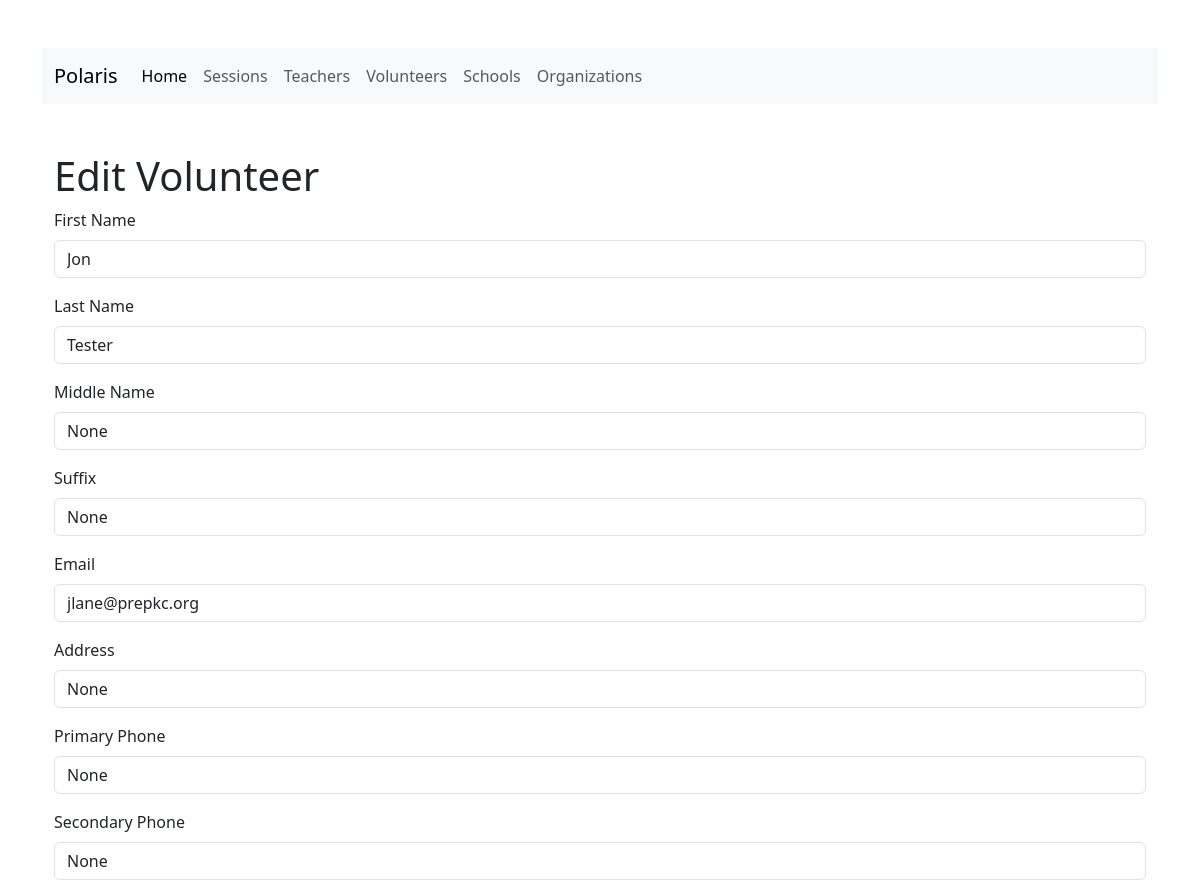
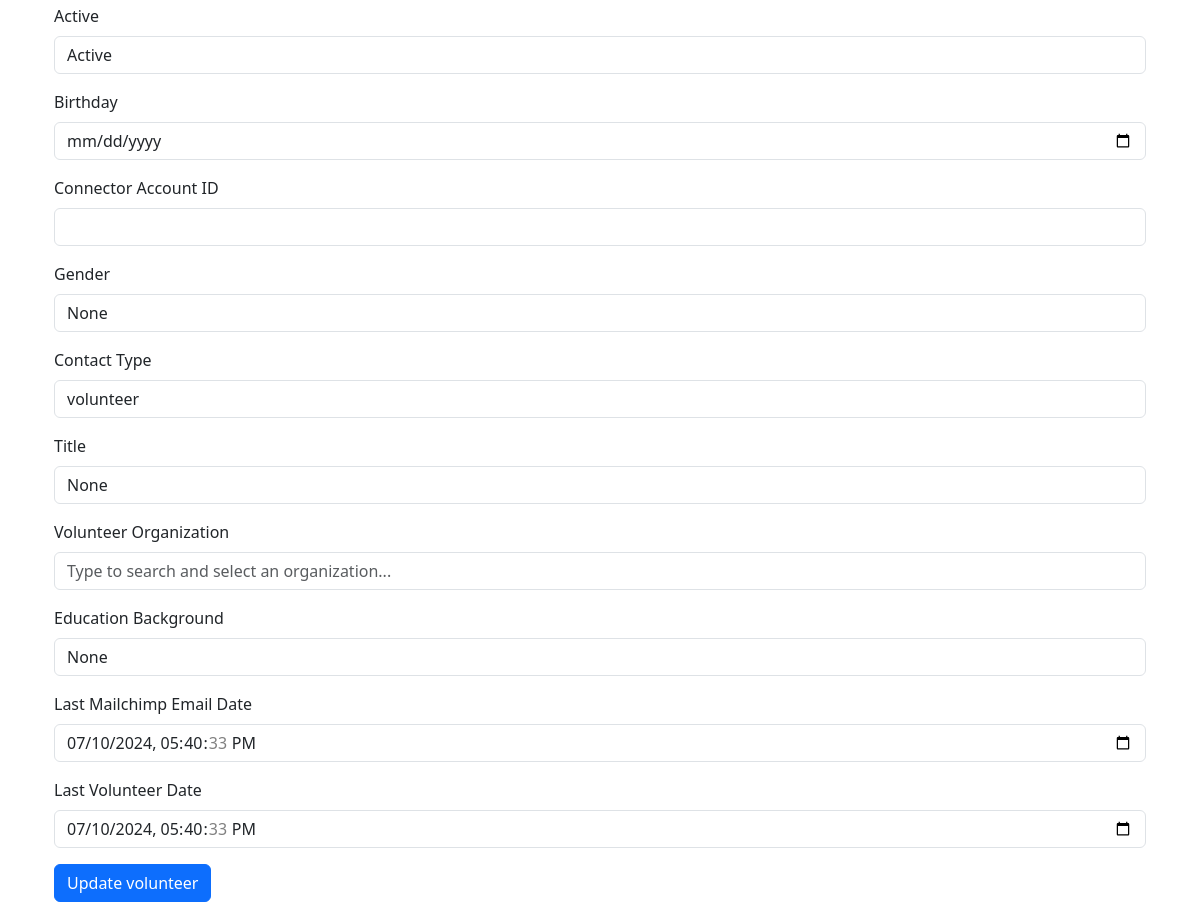
The page /edit-volunteer?volunteer_id=1 on the database its author committed (2 pictures, top to bottom).
### app/models.py (models this page shows, shortened)
class Base(db.Model):
    __abstract__ = True
    created_at = db.Column(db.DateTime, default=datetime.utcnow)
    updated_at = db.Column(db.DateTime, default=datetime.utcnow, onupdate=datetime.utcnow)
    deleted_at = db.Column(db.DateTime, nullable=True, index=True)

class Person(Base):
    __tablename__ = 'persons'
    id =db.Column(Integer, primary_key=True, autoincrement=True)
    first_name =db.Column(String(50), nullable=False)
    last_name =db.Column(String(50), nullable=False)
    middle_name =db.Column(String(50), nullable=True)
    suffix =db.Column(String(10), nullable=True)
    email =db.Column(String(100), nullable=False, unique=True)
    address =db.Column(String(255), nullable=True)
    primary_phone =db.Column(String(15), nullable=True)
    secondary_phone =db.Column(String(15), nullable=True)
    active =db.Column(Boolean, default=True)
    birthday =db.Column(Date, nullable=True)
    connector_account_id =db.Column(Integer, ForeignKey('connector_accounts.id'), nullable=True)
    gender =db.Column(String(10), nullable=True)
    contact_type =db.Column(String(50), nullable=True)
    do_not_call =db.Column(Boolean, default=False)
    h_salesforce_id = db.Column(db.String(100), nullable=True)
    h_salesforce_account_id = db.Column(db.String(100), nullable=True)
    secondary_email = db.Column(db.String(100), nullable=True)
    home_email = db.Column(db.String(100), nullable=True)
    work_email = db.Column(db.String(100), nullable=True)
    prefered_email = db.Column(db.String(100), nullable=True)
    country_code = db.Column(db.String(10), nullable=True)
    city = db.Column(db.String(100), nullable=True)
    state = db.Column(db.String(100), nullable=True)
    postal_code = db.Column(db.String(10), nullable=True)
    preferred_phone = db.Column(db.String(15), nullable=True)
    h_owner_id = db.Column(db.String(100), nullable=True)
    opt_out_email = db.Column(db.Boolean, default=False)
    opt_out_phone = db.Column(db.Boolean, default=False)
    h_created_date = db.Column(db.DateTime, default=datetime.utcnow)
    h_salesforce_primary_aff = db.Column(db.String(100), nullable=True)
    h_org_name = db.Column(db.String(100), nullable=True)
    age_group = db.Column(db.String(50), nullable=True)
    do_not_contact = db.Column(db.Boolean, default=False)
    h_connector_join_date = db.Column(db.DateTime, default=datetime.utcnow)
    h_connector_last_login_date = db.Column(db.DateTime, default=datetime.utcnow)
    h_connecotr_join_date = db.Column(db.DateTime, default=datetime.utcnow)
    h_connector_id = db.Column(db.String(100), nullable=True)
    h_first_volunteer_date = db.Column(db.DateTime, default=datetime.utcnow)
    h_num_of_attended_sessions = db.Column(db.Integer, default=0)
    h_num_of_noshow_sessions = db.Column(db.Integer, default=0)
    h_org_name_reported = db.Column(db.String(100), nullable=True)
    person_of_color = db.Column(db.Boolean, default=False)
    racial_ethnic_background = db.Column(db.String(100), nullable=True)
    status = db.Column(db.String(100), nullable=True)
    h_last_email_message = db.Column(db.String(100), nullable=True)
    h_connector_last_update = db.Column(db.DateTime, default=datetime.utcnow)
    h_connector_signup_role = db.Column(db.String(100), nullable=True)
    h_last_completed_task = db.Column(db.DateTime, nullable=True)
    connector_active_subscription = db.Column(db.Boolean, default=False)
    __mapper_args__ = {
        'polymorphic_identity': 'person',
        'polymorphic_on': contact_type
    }
    @hybrid_property
    def name(self):
        return f"{self.first_name} {self.last_name}"

class Volunteer(Person):
    __tablename__ = 'volunteers'
    id = db.Column(db.Integer, ForeignKey('persons.id'), primary_key=True)
    title = db.Column(db.String(100), nullable=True)
    primary_affiliation_id = db.Column(db.Integer, db.ForeignKey('organizations.id'), nullable=False)
    primary_affiliation = db.relationship('Organization', back_populates='volunteers')
    historical_affiliation = db.relationship('Organization', secondary=volunteer_organizations,
                                             back_populates='volunteers', overlaps="organizations")
    education_background = db.Column(db.String(100), nullable=True)
    last_mailchimp_email_date = db.Column(db.DateTime, default=datetime.utcnow)
    last_volunteer_date = db.Column(db.DateTime, default=datetime.utcnow)
    organizations = db.relationship('Organization', secondary=volunteer_organizations, back_populates='volunteers')
    sessions = db.relationship('Session', secondary=volunteer_sessions, back_populates='volunteers')
    h_interests = db.Column(db.String(100), nullable=True)
    h_skills_text = db.Column(db.String(100), nullable=True)
    h_skills = db.Column(db.String(100), nullable=True)
    __mapper_args__ = {
        'polymorphic_identity': 'volunteer',
    }
    @hybrid_property
    def primary_affiliation_name(self):
        organization = next((org for org in self.organizations if org.id == self.primary_affiliation_id), None)
        return organization.name if organization else None

### app/routes/views.py (the view)
@app.route('/edit-volunteer', methods=['GET'])
def edit_volunteer():
    volunteer_id = request.args.get('volunteer_id')
    volunteer = Volunteer.query.filter_by(id=volunteer_id).first()
    if volunteer:
        return render_template('/volunteers/edit_Volunteer.html', volunteer=volunteer, person=volunteer)
    else:
        return 'volunteer not found', 404

### app/templates/volunteers/edit_volunteer.html (shortened to what this page needs)
{% extends "base.html" %}
{% block content %}
<div class="container mt-5">
    <h1>Edit Volunteer</h1>
    <form method="POST" action="{{ url_for('update_volunteer', volunteer_id=volunteer.id) }}">
        {% include '/persons/edit_person_form.html' %}
        {% include '/volunteers/edit_volunteer_form.html' %}
        <button type="submit" class="btn btn-primary">Update volunteer</button>
    </form>
</div>
{% endblock %}

### app/templates/base.html (shortened to what this page needs)
<!DOCTYPE html>
<html lang="en">
<head>
    <link href="https://cdn.jsdelivr.net/npm/bootstrap@5.3.3/dist/css/bootstrap.min.css" rel="stylesheet">
    <link href="https://cdnjs.cloudflare.com/ajax/libs/font-awesome/5.15.1/css/all.min.css" rel="stylesheet">
</head>
<body>
    <div class="container mt-5">
    {% include 'nav.html' %}
    {% block content %}{% endblock %}
</body>
</html>

### app/templates/nav.html (shortened to what this page needs)
<nav class="navbar navbar-expand-lg navbar-light bg-light">
    <div class="container-fluid">
      <a class="navbar-brand" href="/">Polaris</a>
      <div class="collapse navbar-collapse" id="navbarNav">
        <ul class="navbar-nav">
          <li class="nav-item">
            <a class="nav-link active" aria-current="page" href="/">Home</a>
          </li>
          <li class="nav-item">
            <a class="nav-link" href="/sessions">Sessions</a>
          </li>
          <li class="nav-item">
            <a class="nav-link" href="/teachers">Teachers</a>
          </li>
          <li class="nav-item">
            <a class="nav-link" href="/volunteers">Volunteers</a>
          </li>
          <li class="nav-item">
            <a class="nav-link" href="/schools">Schools</a>
          </li>
          <li class="nav-item">
            <a class="nav-link" href="/organizations">Organizations</a>
          </li>
        </ul>
      </div>
    </div>
  </nav>

### app/templates/persons/edit_person_form.html (shortened to what this page needs)
<div class="mb-3">
    <label for="firstName" class="form-label">First Name</label>
    <input type="text" class="form-control" id="firstName" name="firstName" value="{{ person.first_name if person else '' }}" required>
</div>
<div class="mb-3">
    <label for="lastName" class="form-label">Last Name</label>
    <input type="text" class="form-control" id="lastName" name="lastName" value="{{ person.last_name if person else '' }}" required>
</div>
<div class="mb-3">
    <label for="middleName" class="form-label">Middle Name</label>
    <input type="text" class="form-control" id="middleName" name="middleName" value="{{ person.middle_name if person else '' }}">
</div>
<div class="mb-3">
    <label for="suffix" class="form-label">Suffix</label>
    <input type="text" class="form-control" id="suffix" name="suffix" value="{{ person.suffix if person else '' }}">
</div>
<div class="mb-3">
    <label for="email" class="form-label">Email</label>
    <input type="email" class="form-control" id="email" name="email" value="{{ person.email if person else '' }}" required>
</div>
<div class="mb-3">
    <label for="address" class="form-label">Address</label>
    <input type="text" class="form-control" id="address" name="address" value="{{ person.address if person else '' }}">
</div>
<div class="mb-3">
    <label for="primaryPhone" class="form-label">Primary Phone</label>
    <input type="text" class="form-control" id="primaryPhone" name="primaryPhone" value="{{ person.primary_phone if person else '' }}">
</div>
<div class="mb-3">
    <label for="secondaryPhone" class="form-label">Secondary Phone</label>
    <input type="text" class="form-control" id="secondaryPhone" name="secondaryPhone" value="{{ person.secondary_phone if person else '' }}">
</div>
<div class="mb-3">
    <label for="active" class="form-label">Active</label>
    <select class="form-control" id="active" name="active">
        <option value="true" {{ 'selected' if person and person.active else '' }}>Active</option>
    </select>
</div>
<div class="mb-3">
    <label for="birthday" class="form-label">Birthday</label>
    <input type="date" class="form-control" id="birthday" name="birthday" value="{{ person.birthday.strftime('%Y-%m-%d') if person and person.birthday else '' }}">
</div>
<div class="mb-3">
    <label for="connectorAccountId" class="form-label">Connector Account ID</label>
    <input type="number" class="form-control" id="connectorAccountId" name="connectorAccountId" value="{{ person.connector_account_id if person else '' }}">
</div>
<div class="mb-3">
    <label for="gender" class="form-label">Gender</label>
    <input type="text" class="form-control" id="gender" name="gender" value="{{ person.gender if person else '' }}">
</div>
<div class="mb-3">
    <label for="contactType" class="form-label">Contact Type</label>
    <input type="text" class="form-control" id="contactType" name="contactType" value="{{ person.contact_type if person else '' }}">
</div>

### app/templates/volunteers/edit_volunteer_form.html (shortened to what this page needs)
<div class="mb-3">
    <label for="title" class="form-label">Title</label>
    <input type="text" class="form-control" id="title" name="title" value="{{ volunteer.title if volunteer else '' }}">
</div>
<div class="mb-3">
    <label for="organizationSearch" class="form-label">Volunteer Organization</label>
    <input type="text" class="form-control" id="organizationSearch" name="organizationSearch" placeholder="Type to search and select an organization..." hx-get="/search-organizations" hx-trigger="keyup changed delay:500ms" hx-target="#organizationNameSuggestions" hx-swap="innerHTML" autocomplete="off">
</div>
<div class="mb-3">
    <label for="educationBackground" class="form-label">Education Background</label>
    <input type="text" class="form-control" id="educationBackground" name="educationBackground" value="{{ volunteer.education_background if volunteer else '' }}">
</div>
<div class="mb-3">
    <label for="lastMailchimpEmailDate" class="form-label">Last Mailchimp Email Date</label>
    <input type="datetime-local" class="form-control" id="lastMailchimpEmailDate" name="lastMailchimpEmailDate" value="{{ volunteer.last_mailchimp_email_date.strftime('%Y-%m-%dT%H:%M:%S') if volunteer and volunteer.last_mailchimp_email_date else '' }}">
</div>
<div class="mb-3">
    <label for="lastVolunteerDate" class="form-label">Last Volunteer Date</label>
    <input type="datetime-local" class="form-control" id="lastVolunteerDate" name="lastVolunteerDate" value="{{ volunteer.last_volunteer_date.strftime('%Y-%m-%dT%H:%M:%S') if volunteer and volunteer.last_volunteer_date else '' }}">
</div>

### rows shown on the page
Person: firstName "Jon", lastName "Tester", middleName "None", suffix "None", email "jlane@prepkc.org", address "None", primaryPhone "None", secondaryPhone "None", gender "None", contactType "volunteer"
Volunteer: title "None", educationBackground "None", lastMailchimpEmailDate "07/10/2024 17:40:33", lastVolunteerDate "07/10/2024 17:40:33"
